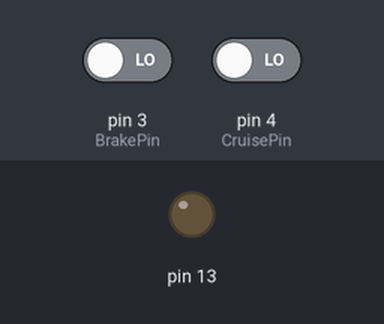
This sketch was run on a simulated Arduino Uno, built with avr-gcc and run on an emulated ATmega328P. On the bench: output pins drawn as LEDs (lit = HIGH). Inputs (shaded band) come from the test bench; at power-on: pin 4 (CruisePin) LOW, pin 3 (BrakePin) LOW.

Above: at 1.2 s.
1.3 s: pin 4 (CruisePin) driven HIGH
At 1.8 s:
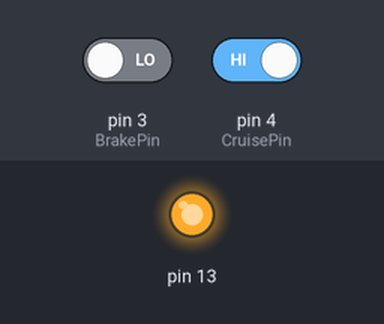
2.8 s: pin 4 (CruisePin) driven LOW
At 4.1 s:
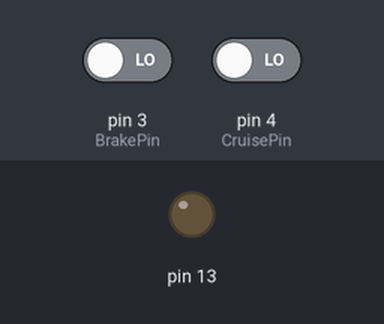
Timing chart, 0 to 5.8 s (numbered marks = the images above; inputs shaded):
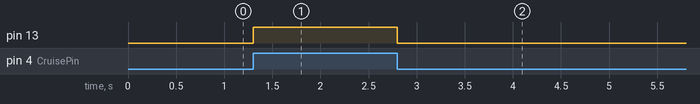

The sketch:

sketch_oct10a.ino
```cpp
/*

  Brake
  input - digital pin 5

*/
int BrakePin = 3;             // Digital pin 5 | Digital pin 3      - Break
int CruisePin = 4;            // Digital pin 3 | Digital pin 24    - Cruise
uint8_t   Cruise        = 0;


boolean   Edit          = false;
boolean   Break         = false;
boolean   Deactivated   = false;

void setup() {

  pinMode(BrakePin, INPUT);
  pinMode(CruisePin, INPUT);
  pinMode(13, OUTPUT);
  digitalWrite(13, LOW);

}

void loop() {

  CruiseControl();

}

void CruiseControl(){

  if(Cruise==1 && Deactivated){
    digitalWrite(13, HIGH);
  }else{
    digitalWrite(13, LOW);
  }

  if(digitalRead(CruisePin)==HIGH){
    Cruise=1;
  }else{
    Cruise=0;
    Deactivated=true;
  }

  if(digitalRead(BrakePin)==HIGH){
    Deactivated=false;
  }
}
```

Measured:
- after the input at 1.3 s, pin 13: LOW → HIGH at once
- after the input at 2.8 s, pin 13: HIGH → LOW at once
